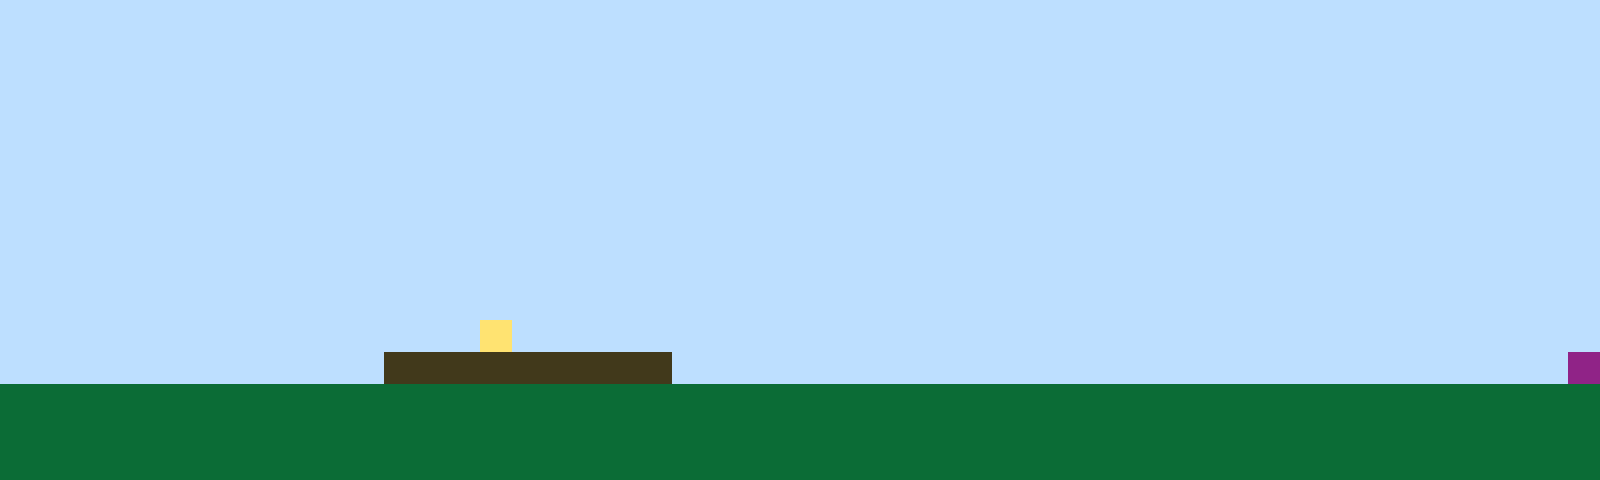

This is a level from a 2D game, rendered from its Tiled map with the project's own tilesets. A one-line summary and the complete map file follow:
An orthogonal 50x15 tile map with 32x32 px tiles, 1 tile layer (Tile Layer 1).

<map version="1.10" tiledversion="1.11.2" orientation="orthogonal" renderorder="right-up" width="50" height="15" tilewidth="32" tileheight="32" infinite="0" nextlayerid="2" nextobjectid="1"><editorsettings><export target="map1.csv" format="csv" /></editorsettings><tileset firstgid="1" name="sprites" tilewidth="32" tileheight="32" tilecount="6" columns="3"><image source="sprites.png" width="96" height="64" /></tileset><layer id="1" name="Tile Layer 1" width="50" height="15"><data encoding="csv">1,1,1,1,1,1,1,1,1,1,1,1,1,1,1,1,1,1,1,1,1,1,1,1,1,1,1,1,1,1,1,1,1,1,1,1,1,1,1,1,1,1,1,1,1,1,1,1,1,1,1,1,1,1,1,1,1,1,1,1,1,1,1,1,1,1,1,1,1,1,1,1,1,1,1,1,1,1,1,1,1,1,1,1,1,1,1,1,1,1,1,1,1,1,1,1,1,1,1,1,1,1,1,1,1,1,1,1,1,1,1,1,1,1,1,1,1,1,1,1,1,1,1,1,1,1,1,1,1,1,1,1,1,1,1,1,1,1,1,1,1,1,1,1,1,1,1,1,1,1,1,1,1,1,1,1,1,1,1,1,1,1,1,1,1,1,1,1,1,1,1,1,1,1,1,1,1,1,1,1,1,1,1,1,1,1,1,1,1,1,1,1,1,1,1,1,1,1,1,1,1,1,1,1,1,1,1,1,1,1,1,1,1,1,1,1,1,1,1,1,1,1,1,1,1,1,1,1,1,1,1,1,1,1,1,1,1,1,1,1,1,1,1,1,1,1,1,1,1,1,1,1,1,1,1,1,1,1,1,1,1,1,1,1,1,1,1,1,1,1,1,1,1,1,1,1,1,1,1,1,1,1,1,1,1,1,1,1,1,1,1,1,1,1,1,1,1,1,1,1,1,1,1,1,1,1,1,1,1,1,1,1,1,1,1,1,1,1,1,1,1,1,1,1,1,1,1,1,1,1,1,1,1,1,1,1,1,1,1,1,1,1,1,1,1,1,1,1,1,1,1,1,1,1,1,1,1,1,1,1,1,1,1,1,1,1,1,1,1,1,1,1,1,1,1,1,1,1,1,1,1,1,1,1,1,1,1,1,1,1,1,1,1,1,1,1,1,1,1,1,1,1,1,1,1,1,1,1,1,1,1,1,1,1,1,1,1,1,1,1,1,1,1,1,1,1,1,1,1,1,1,1,1,1,1,1,1,1,1,1,1,1,1,1,1,1,1,1,1,1,1,1,1,1,1,1,1,1,1,1,1,1,1,1,1,1,1,1,1,1,1,1,1,1,1,1,1,1,1,1,1,1,1,1,1,1,1,1,1,1,1,1,1,1,1,1,1,1,1,1,1,1,1,1,1,1,1,1,1,1,1,1,1,1,1,4,1,1,1,1,1,1,1,1,1,1,1,1,1,1,1,1,1,1,1,1,1,1,1,1,1,1,1,1,1,1,1,1,1,1,1,1,1,1,1,1,1,1,1,1,1,1,3,3,3,3,3,3,3,3,3,1,1,1,1,1,1,1,1,1,1,1,1,1,1,1,1,1,1,1,1,1,1,1,1,1,1,1,1,6,2,2,2,2,2,2,2,2,2,2,2,2,2,2,2,2,2,2,2,2,2,2,2,2,2,2,2,2,2,2,2,2,2,2,2,2,2,2,2,2,2,2,2,2,2,2,2,2,2,2,2,2,2,2,2,2,2,2,2,2,2,2,2,2,2,2,2,2,2,2,2,2,2,2,2,2,2,2,2,2,2,2,2,2,2,2,2,2,2,2,2,2,2,2,2,2,2,2,2,2,2,2,2,2,2,2,2,2,2,2,2,2,2,2,2,2,2,2,2,2,2,2,2,2,2,2,2,2,2,2,2,2,2,2,2,2,2,2,2,2,2,2,2,2,2,2,2,2,2,2</data></layer></map>
